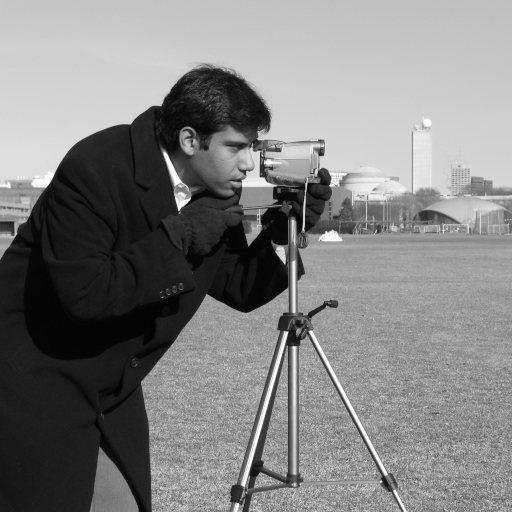
#> input picture skimage.data.camera(), 512 x 512 px
$ python filtering.py   (older library calls are emulated)
#> lines starting #> are read from the running program, lines starting #| are printed output that depends on the picture
# 01_filtering/filtering.py

# Nama: Rayendra Althaf Taraka Noor
# NIM: 13522107
# Fitur unik: Script ini menerapkan multiple filter (Gaussian, Median, Sobel) pada semua gambar.

import cv2
import numpy as np
from skimage import data
import os
import pandas as pd

def process_and_filter_image(image, image_name, output_dir):
    """
    Menerapkan beberapa filter ke gambar, menyimpan hasilnya,
    dan mengembalikan parameter yang digunakan dalam bentuk DataFrame.
    """
    # Pastikan direktori output ada, jika tidak, buat direktori tersebut
    if not os.path.exists(output_dir):
        os.makedirs(output_dir)

    # Simpan gambar asli untuk perbandingan
    cv2.imwrite(os.path.join(output_dir, f"{image_name}_original.png"), image)

    # --- 1. Gaussian Filter dengan berbagai kernel size ---
    gaussian_params = []
    for kernel_size in [(3, 3), (5, 5), (7, 7)]:
        gaussian_filtered = cv2.GaussianBlur(image, kernel_size, 0)
        filename = f"{image_name}_gaussian_{kernel_size[0]}x{kernel_size[1]}.png"
        cv2.imwrite(os.path.join(output_dir, filename), gaussian_filtered)
        gaussian_params.append({
            'Image Source': image_name,
            'Filter Type': 'Gaussian Blur',
            'Parameters': f'Kernel Size = {kernel_size}, Sigma = 0 (auto)',
            'Output Filename': filename
        })

    # --- 2. Median Filter dengan berbagai kernel size ---
    median_params = []
    for kernel_size in [3, 5, 7]:
        median_filtered = cv2.medianBlur(image, kernel_size)
        filename = f"{image_name}_median_{kernel_size}x{kernel_size}.png"
        cv2.imwrite(os.path.join(output_dir, filename), median_filtered)
        median_params.append({
            'Image Source': image_name,
            'Filter Type': 'Median Blur',
            'Parameters': f'Kernel Size = {kernel_size}x{kernel_size}',
            'Output Filename': filename
        })

    # --- 3. Sobel Filter (untuk edge detection) ---
    sobel_params = []
    # Sobel X
    sobel_x = cv2.Sobel(image, cv2.CV_64F, 1, 0, ksize=3)
    sobel_x_abs = np.absolute(sobel_x)
    sobel_x_normalized = np.uint8(255 * sobel_x_abs / np.max(sobel_x_abs))
    filename_x = f"{image_name}_sobel_x.png"
    cv2.imwrite(os.path.join(output_dir, filename_x), sobel_x_normalized)
    sobel_params.append({
        'Image Source': image_name,
        'Filter Type': 'Sobel X',
        'Parameters': 'ksize = 3, dx = 1, dy = 0',
        'Output Filename': filename_x
    })

    # Sobel Y
    sobel_y = cv2.Sobel(image, cv2.CV_64F, 0, 1, ksize=3)
    sobel_y_abs = np.absolute(sobel_y)
    sobel_y_normalized = np.uint8(255 * sobel_y_abs / np.max(sobel_y_abs))
    filename_y = f"{image_name}_sobel_y.png"
    cv2.imwrite(os.path.join(output_dir, filename_y), sobel_y_normalized)
    sobel_params.append({
        'Image Source': image_name,
        'Filter Type': 'Sobel Y',
        'Parameters': 'ksize = 3, dx = 0, dy = 1',
        'Output Filename': filename_y
    })

    # Sobel Magnitude
    sobel_magnitude = np.sqrt(sobel_x**2 + sobel_y**2)
    sobel_mag_normalized = np.uint8(255 * sobel_magnitude / np.max(sobel_magnitude))
    filename_mag = f"{image_name}_sobel_magnitude.png"
    cv2.imwrite(os.path.join(output_dir, filename_mag), sobel_mag_normalized)
    sobel_params.append({
        'Image Source': image_name,
        'Filter Type': 'Sobel Magnitude',
        'Parameters': 'Magnitude of X and Y gradients',
        'Output Filename': filename_mag
    })

    # Gabungkan semua parameter
    all_params = gaussian_params + median_params + sobel_params
    df_params = pd.DataFrame(all_params)

    print(f"Filtering selesai untuk gambar: {image_name}")
    return df_params

def main():
    """
    Fungsi utama untuk menjalankan pipeline filtering pada semua gambar standar.
    """
    output_dir_filtering = "01_filtering/output"
    all_params_list = []

    # --- Memproses Semua Gambar Standar ---
    standard_images = [
        ("cameraman", data.camera()),
        ("coins", data.coins()),
        ("checkerboard", data.checkerboard()),
        ("astronaut", cv2.cvtColor(data.astronaut(), cv2.COLOR_RGB2GRAY))
    ]
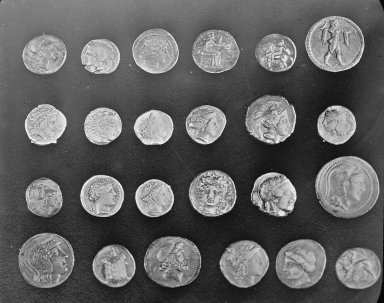
#> input picture skimage.data.coins(), 384 x 303 px
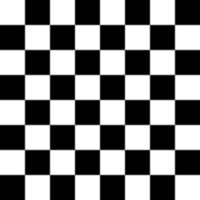
#> input picture skimage.data.checkerboard(), 200 x 200 px
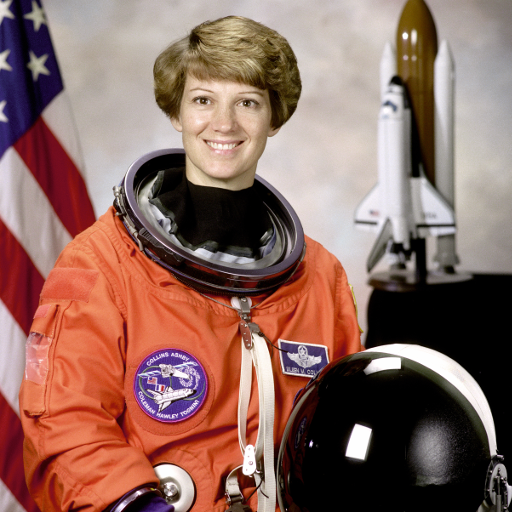
#> input picture skimage.data.astronaut(), 512 x 512 px

    for img_name, img_data in standard_images:
        print(f"Memproses gambar standar '{img_name}'...")
        params = process_and_filter_image(img_data, img_name, output_dir_filtering)
        all_params_list.append(params)
#> this loop made 4 passes
#> (img_name, filename_x in process_and_filter_image, filename_y in process_and_filter_image, filename_mag in process_and_filter_image) on passes 1 to 4: ('cameraman', 'cameraman_sobel_x.png', 'cameraman_sobel_y.png', 'cameraman_sobel_magnitude.png'), ('coins', 'coins_sobel_x.png', 'coins_sobel_y.png', 'coins_sobel_magnitude.png'), ('checkerboard', 'checkerboard_sobel_x.png', 'checkerboard_sobel_y.png', 'checkerboard_sobel_magnitude.png'), ('astronaut', 'astronaut_sobel_x.png', 'astronaut_sobel_y.png', 'astronaut_sobel_magnitude.png')
#> (printed output is left out)
#> after the loop, all_params_list = 4 items

    # --- Memproses Gambar Pribadi ---
    personal_image_path = 'my_photo.jpg'
    if os.path.exists(personal_image_path):
        print(f"Memproses gambar pribadi '{personal_image_path}'...")
        img_personal = cv2.imread(personal_image_path, cv2.IMREAD_GRAYSCALE)
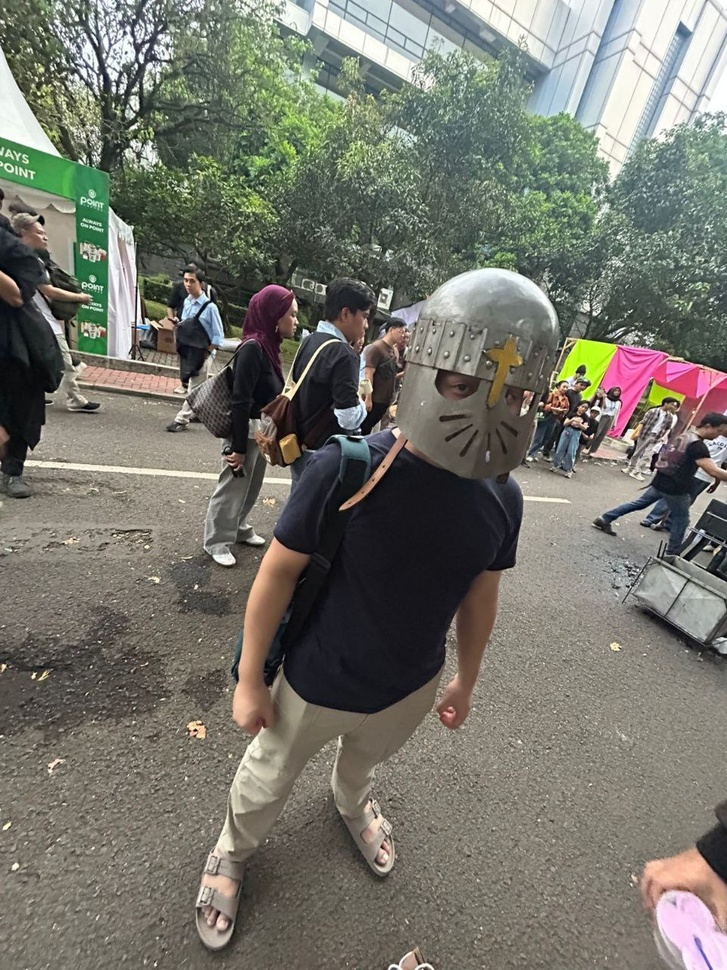
#> input picture my_photo.jpg, 727 x 970 px, shrunk from 960 x 1280 before the run, found by its file name
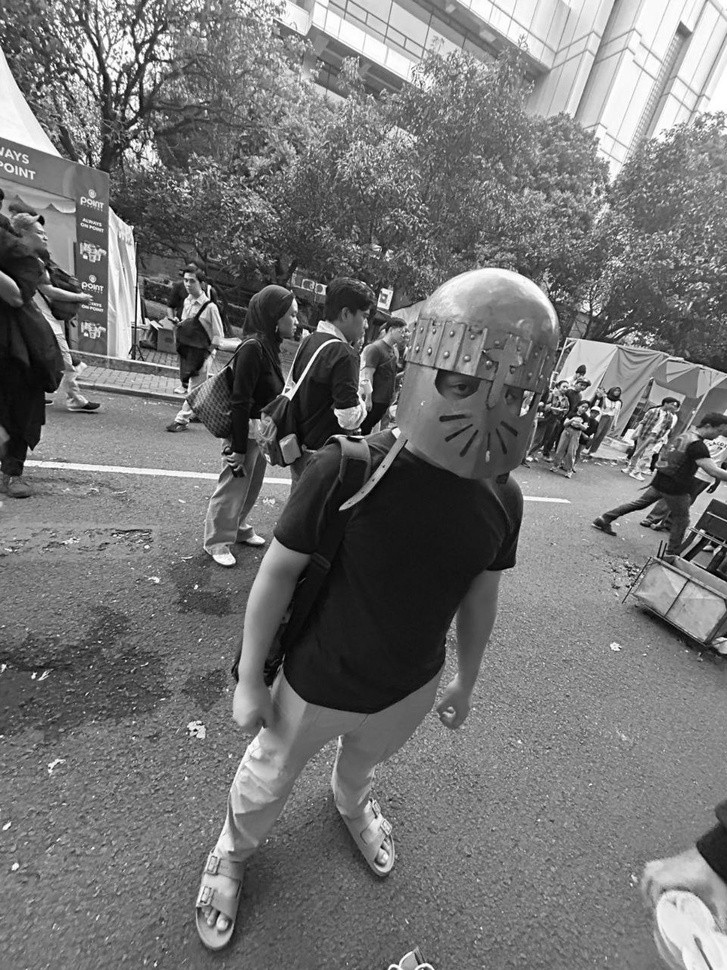
#> img_personal: shape (970, 727); min 0, max 255, mean 116.2

        if img_personal is not None:
            params_personal = process_and_filter_image(img_personal, "personal_image", output_dir_filtering)
#> after the loop in process_and_filter_image (call 5), `for kernel_size in [(3, 3), (5, 5), (7, 7)]:`: gaussian_params = 3 items
#> in process_and_filter_image (call 5), `sobel_y = cv2.Sobel(image, cv2.CV_64F, 0, 1, ksize=3)`:
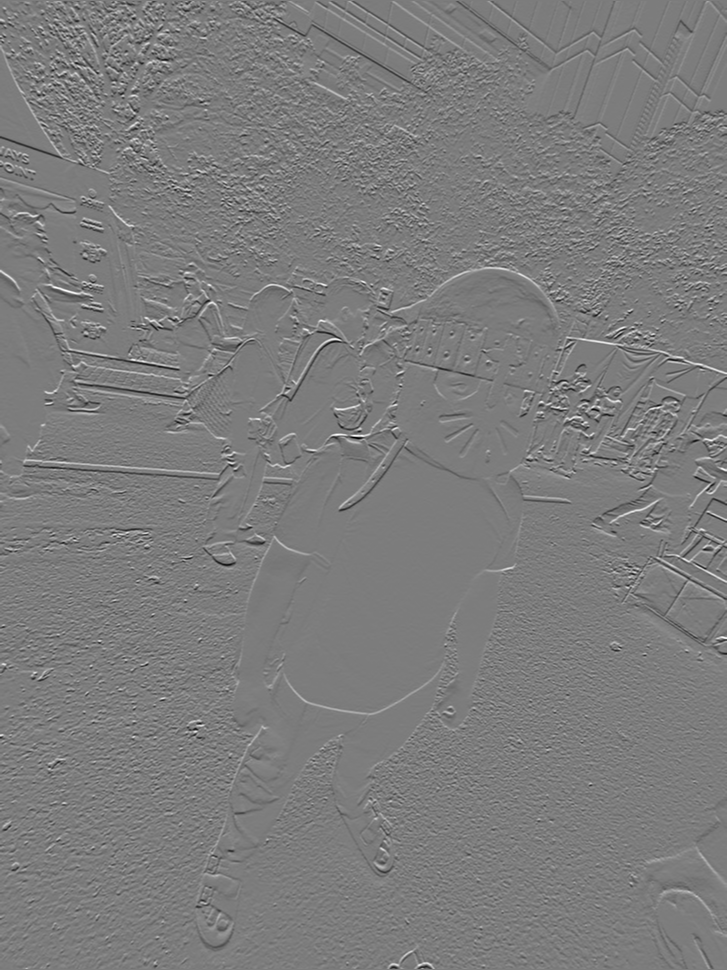
#> sobel_y: shape (970, 727) float64; min -908, max 947, mean -0.6; drawn with min black and max white
#> in process_and_filter_image (call 5), `sobel_magnitude = np.sqrt(sobel_x**2 + sobel_y**2)`:
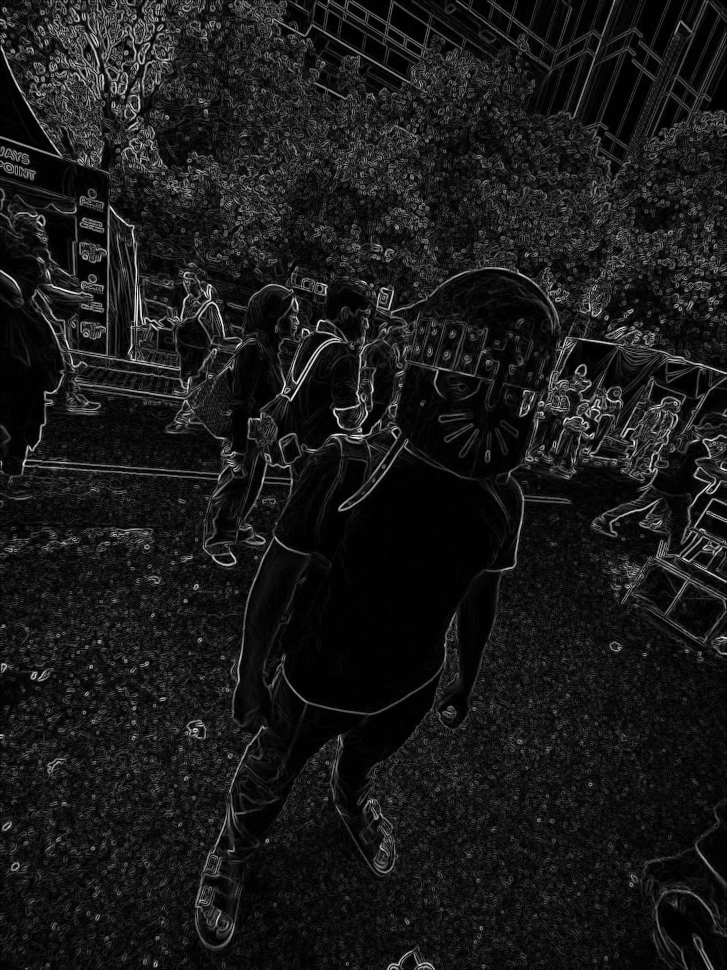
#> sobel_magnitude: shape (970, 727) float64; min 0, max 979.3, mean 98.7; drawn with min black and max white
#> params_personal = table of 9 rows and 4 columns
            all_params_list.append(params_personal)
        else:
            print(f"Error: Gagal memuat gambar dari '{personal_image_path}'")
    else:
        print(f"Peringatan: File gambar pribadi '{personal_image_path}' tidak ditemukan. Langkah ini dilewati.")

    # Gabungkan semua DataFrame parameter dan simpan ke file CSV
    if all_params_list:
        final_params_df = pd.concat(all_params_list, ignore_index=True)
#> final_params_df = table of 45 rows and 4 columns
        csv_path = os.path.join(output_dir_filtering, "tabel_parameter_filtering.csv")
        final_params_df.to_csv(csv_path, index=False)
        print(f"\nProses filtering selesai. Semua hasil disimpan di direktori: '{output_dir_filtering}'")
        print(f"Tabel parameter disimpan di: '{csv_path}'")
#| Tabel parameter disimpan di: '01_filtering/output/tabel_parameter_filtering.csv'
        print(f"Total gambar diproses: {len(all_params_list)}")
#| Total gambar diproses: 5
        print(f"Total filter diterapkan: {len(final_params_df)}")
#| Total filter diterapkan: 45
    else:
        print("Tidak ada gambar yang diproses.")

if __name__ == "__main__":
    main()
